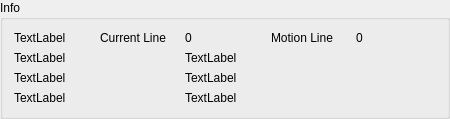
     <widget class="QGroupBox" name="groupBox_3">
      <property name="minimumSize">
       <size>
        <width>450</width>
        <height>0</height>
       </size>
      </property>
      <property name="title">
       <string>Info</string>
      </property>
      <layout class="QGridLayout" name="gridLayout_4">
       <item row="2" column="0" colspan="2">
        <widget class="QLabel" name="task_state_lb">
         <property name="text">
          <string>TextLabel</string>
         </property>
        </widget>
       </item>
       <item row="0" column="0">
        <widget class="QLabel" name="file_lb">
         <property name="text">
          <string>TextLabel</string>
         </property>
        </widget>
       </item>
       <item row="0" column="4">
        <widget class="QLabel" name="motion_line_lb">
         <property name="text">
          <string>0</string>
         </property>
         <property name="alignment">
          <set>Qt::AlignLeading|Qt::AlignLeft|Qt::AlignVCenter</set>
         </property>
        </widget>
       </item>
       <item row="2" column="2" colspan="3">
        <widget class="QLabel" name="motion_mode_lb">
         <property name="text">
          <string>TextLabel</string>
         </property>
        </widget>
       </item>
       <item row="1" column="2" colspan="3">
        <widget class="QLabel" name="exec_state_lb">
         <property name="text">
          <string>TextLabel</string>
         </property>
        </widget>
       </item>
       <item row="1" column="0" colspan="2">
        <widget class="QLabel" name="interp_state_lb">
         <property name="text">
          <string>TextLabel</string>
         </property>
        </widget>
       </item>
       <item row="3" column="0" colspan="2">
        <widget class="QLabel" name="task_mode_lb">
         <property name="text">
          <string>TextLabel</string>
         </property>
        </widget>
       </item>
       <item row="3" column="2" colspan="3">
        <widget class="QLabel" name="motion_type_lb">
         <property name="text">
          <string>TextLabel</string>
         </property>
        </widget>
       </item>
       <item row="0" column="1">
        <widget class="QLabel" name="label_37">
         <property name="text">
          <string>Current Line</string>
         </property>
        </widget>
       </item>
       <item row="0" column="2">
        <widget class="QLabel" name="current_line_lb">
         <property name="text">
          <string>0</string>
         </property>
         <property name="alignment">
          <set>Qt::AlignLeading|Qt::AlignLeft|Qt::AlignVCenter</set>
         </property>
        </widget>
       </item>
       <item row="0" column="3">
        <widget class="QLabel" name="label_38">
         <property name="text">
          <string>Motion Line</string>
         </property>
        </widget>
       </item>
      </layout>
     </widget>
